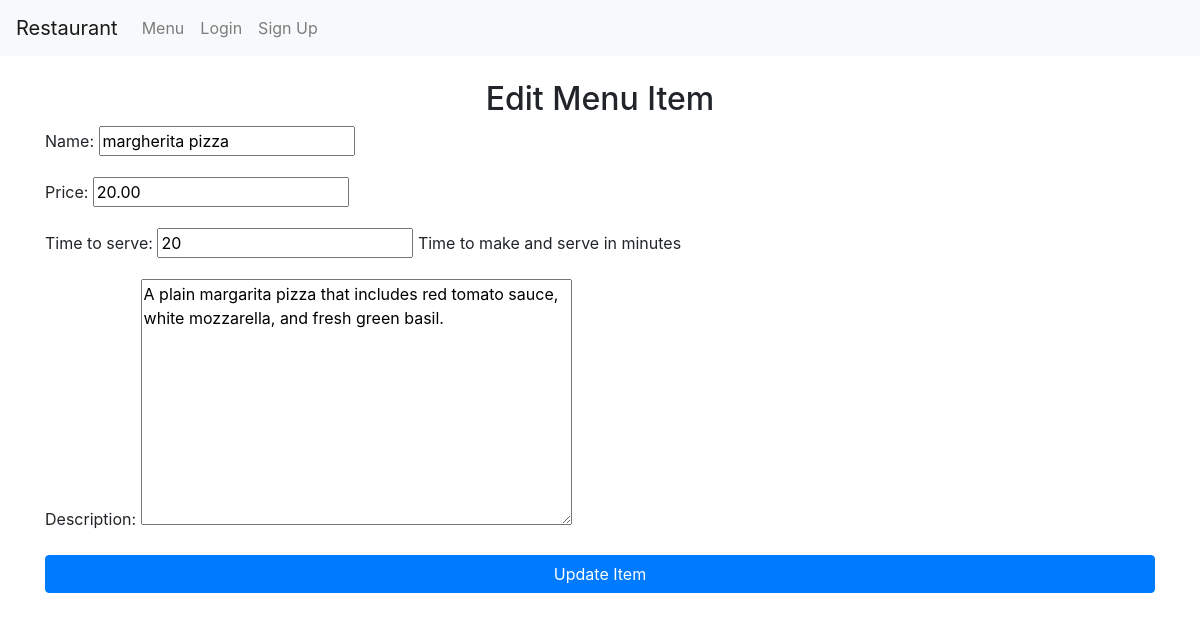
The app's page /menu/2/edit/ with its own data.
### restaurant/models.py (models this page shows)
class MenuItem(models.Model):
    name = models.CharField(max_length=100)
    price = models.DecimalField(max_digits=6, decimal_places=2)
    time_to_serve = models.IntegerField(help_text="Time to make and serve in minutes")
    description = models.TextField()

### restaurant/views.py (the view)
# urls.py: path('menu/<int:pk>/edit/', views.item_update, name='edit_menu_item'),
def item_update(request, pk):
    try:
        item = MenuItem.objects.get(pk=pk)
    except MenuItem.DoesNotExist:
        return render(request, "restaurant/error.html", {"message": "Item not found"})
    if request.method == "POST":
        form = MenuItemForm(request.POST, instance=item)
        if form.is_valid():
            form.save()
            return HttpResponseRedirect(reverse("restaurant:menu"))
    else:
        form = MenuItemForm(instance=item)
    return render(request, "restaurant/item_form.html", {"form": form})

### restaurant/views.py
class MenuItemForm(forms.ModelForm):
    class Meta:
        model = MenuItem
        fields = ['name', 'price', 'time_to_serve', 'description']

### restaurant/templates/restaurant/item_form.html (shortened to what this page needs)
{% extends "restaurant/layout.html" %}
{% block body %}
<h2 class="text-center">{% if form.instance.pk %}Edit{% else %}Add{% endif %} Menu Item</h2>
<form method="post" class="form-signin">
    {{ form.as_p }}
    <button type="submit" class="btn btn-primary btn-block">{% if form.instance.pk %}Update{% else %}Add{% endif %} Item</button>
</form>
{% endblock %}

### records on screen
MenuItem: name "margherita pizza", price "20.00", time_to_serve "20", description "A plain margarita pizza that includes red tomato sauce, white mozzarella, and fresh green basil."
